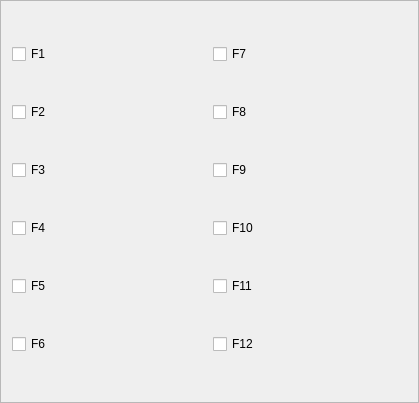
<?xml version="1.0" encoding="UTF-8"?>
<ui version="4.0">
 <class>SkillTab</class>
 <widget class="QFrame" name="SkillTab">
  <property name="geometry">
   <rect>
    <x>0</x>
    <y>0</y>
    <width>419</width>
    <height>403</height>
   </rect>
  </property>
  <property name="windowTitle">
   <string>Frame</string>
  </property>
  <property name="frameShape">
   <enum>QFrame::StyledPanel</enum>
  </property>
  <property name="frameShadow">
   <enum>QFrame::Raised</enum>
  </property>
  <layout class="QGridLayout" name="gridLayout">
   <item row="2" column="0">
    <widget class="QCheckBox" name="f3CheckBox">
     <property name="text">
      <string>F3</string>
     </property>
    </widget>
   </item>
   <item row="3" column="0">
    <widget class="QCheckBox" name="f4CheckBox">
     <property name="text">
      <string>F4</string>
     </property>
    </widget>
   </item>
   <item row="4" column="0">
    <widget class="QCheckBox" name="f5CheckBox">
     <property name="text">
      <string>F5</string>
     </property>
    </widget>
   </item>
   <item row="5" column="0">
    <widget class="QCheckBox" name="f6CheckBox">
     <property name="text">
      <string>F6</string>
     </property>
    </widget>
   </item>
   <item row="0" column="0">
    <widget class="QCheckBox" name="f1CheckBox">
     <property name="text">
      <string>F1</string>
     </property>
    </widget>
   </item>
   <item row="1" column="0">
    <widget class="QCheckBox" name="f2CheckBox">
     <property name="text">
      <string>F2</string>
     </property>
    </widget>
   </item>
   <item row="0" column="1">
    <widget class="QCheckBox" name="f7CheckBox">
     <property name="text">
      <string>F7</string>
     </property>
    </widget>
   </item>
   <item row="1" column="1">
    <widget class="QCheckBox" name="f8CheckBox">
     <property name="text">
      <string>F8</string>
     </property>
    </widget>
   </item>
   <item row="2" column="1">
    <widget class="QCheckBox" name="f9CheckBox">
     <property name="text">
      <string>F9</string>
     </property>
    </widget>
   </item>
   <item row="3" column="1">
    <widget class="QCheckBox" name="f10CheckBox">
     <property name="text">
      <string>F10</string>
     </property>
    </widget>
   </item>
   <item row="4" column="1">
    <widget class="QCheckBox" name="f11CheckBox">
     <property name="text">
      <string>F11</string>
     </property>
    </widget>
   </item>
   <item row="5" column="1">
    <widget class="QCheckBox" name="f12CheckBox">
     <property name="text">
      <string>F12</string>
     </property>
    </widget>
   </item>
  </layout>
 </widget>
 <resources/>
 <connections/>
</ui>
